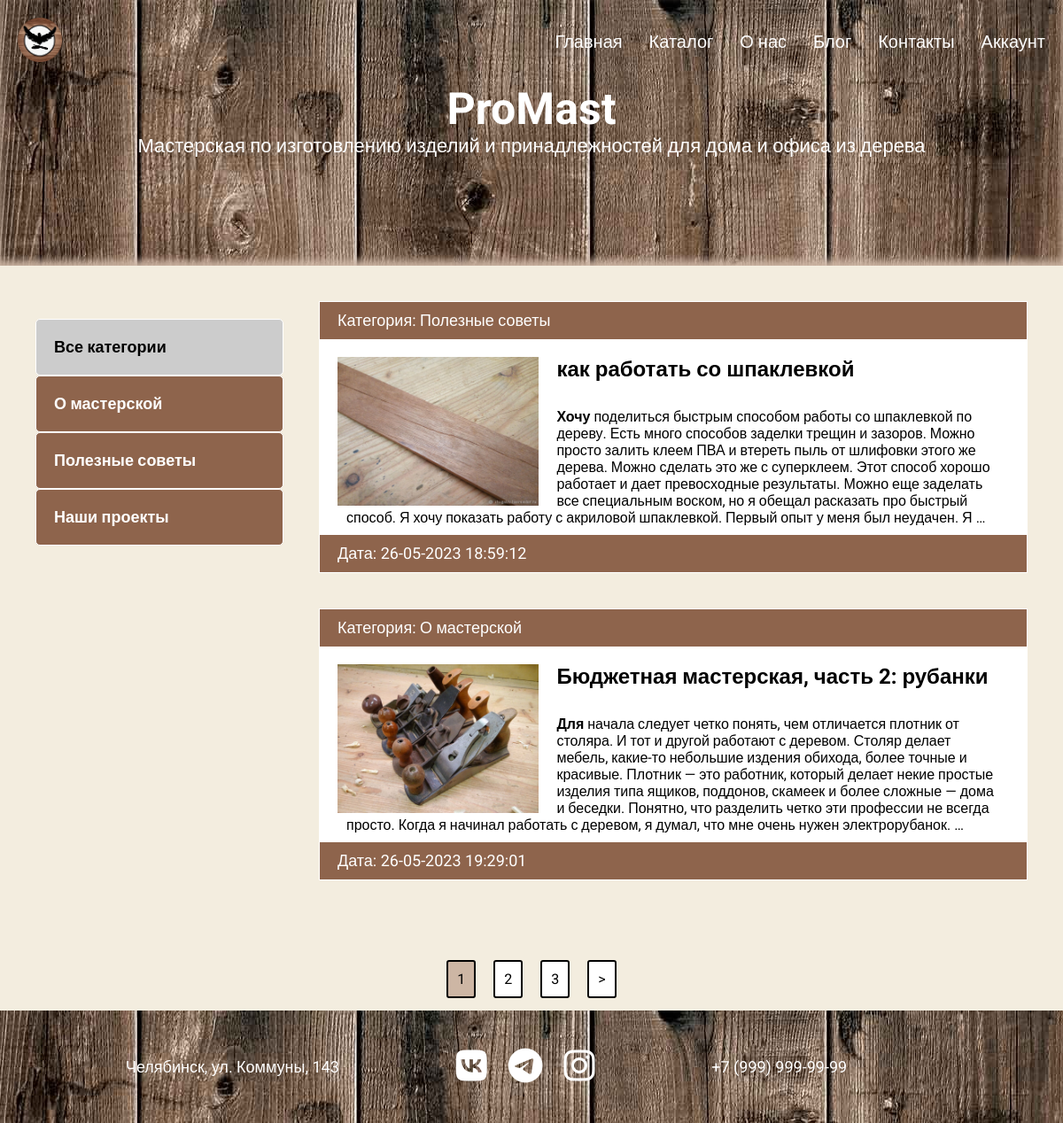
Screenshot of /blog/ with the database file from the repository.
### blog/models.py (models this page shows, shortened)
class Category(models.Model):
    name = models.CharField(max_length=255, verbose_name='Категория')
    slug = models.SlugField(max_length=255, unique=True, verbose_name='URL')
    def __str__(self):
        return self.name
    def get_absolute_url(self):
        return reverse('category', kwargs={'cat_slug': self.slug})
    class Meta:
        verbose_name = "Категорию"
        verbose_name_plural = "Категории"

class Blog(models.Model):
    title = models.CharField(max_length=255, verbose_name='Название')
    slug = models.SlugField(max_length=255, unique=True, verbose_name='URL')
    image = models.ImageField(upload_to='photos/%Y/%m/%d/', blank=True, verbose_name='Изображение')
    content = models.TextField(blank=True, verbose_name='Контент')
    time_created = models.DateTimeField(auto_now_add=True, verbose_name='Дата публикации')
    time_update = models.DateTimeField(auto_now=True, verbose_name='Дата обновления')
    is_published = models.BooleanField(default=True, verbose_name='Опубликовано')
    cat = models.ForeignKey('Category', on_delete=models.PROTECT, verbose_name='Категория')
    def get_absolute_url(self):
        return reverse('post', kwargs={'post_slug': self.slug})
    class Meta:
        verbose_name = "Новость"
        verbose_name_plural = "Новости"
        ordering = ['-time_created']

### blog/views.py (the view)
# urls.py: path('', BlogHome.as_view(), name='blog'),
class BlogHome(DataMixin, ListView):
    template_name = 'blog/blog.html'
    context_object_name = 'posts'
    def get_context_data(self, *, object_list=None, **kwargs):
        context = super().get_context_data(**kwargs)
        context['cat_selected'] = 0
        context['title'] = 'Главная страница'
        return context
    def get_queryset(self):
        return Blog.objects.filter(is_published=True).select_related('cat')

### blog/templatetags/blog_tags.py (called while the page is built)
@register.inclusion_tag('blog/list_categories.html')
def show_categories(sort=None, cat_selected=0):
    if not sort:
        cats = Category.objects.all()
    else:
        cats = Category.objects.order_by(sort)
    return {'cats': cats, 'cat_selected': cat_selected}

### blog/templates/blog/blog.html
{% extends 'portfolio/base.html' %}
{% load blog_tags %}
{% block content %}
<section class="blogs">
  <div class="container">
      <div class="content__blog">
          <div class="sidebar">
              <ul>
                  {% if cat_selected == 0 %}
                  <li class="selected">Все категории</li>
                  {% else %}
                  <li><a href="{% url 'blog' %}">Все категории</a></li>
                  {% endif %}
                  {% show_categories cat_selected=cat_selected %}
              </ul>
          </div>
          <div class="blogs_main">
              <ul>
                  {% for p in posts %}
                  <li>
                      <p class="first">Категория: {{ p.cat }}</p>
                      <div class="text_blog">
                          {% if p.image %}
                          <img src="{{ p.image.url }}" class="image_blog" alt="">
                          {% endif %}
                          <h2><a href="{{ p.get_absolute_url }}">{{ p.title }}</a></h2>
                          <p>{{ p.content|safe|truncatewords:70 }}</p>
                      </div>
                      <p class="date">Дата: {{ p.time_update|date:"d-m-Y H:i:s" }}</p>
                  </li>
                  {% endfor %}
              </ul>
          </div>
      </div>
  </div>
</section>
{% endblock %}

### blog/templates/blog/list_categories.html
{% for c in cats %}
  {% if c.pk == cat_selected %}
    <li class="selected">{{ c.name }}</li>
  {% else %}
    <li><a href="{{ c.get_absolute_url }}">{{ c.name }}</a></li>
  {% endif %}
{% endfor %}

### portfolio/static/css/style.css (style rules this page uses)
* { margin: 0; padding: 0; -webkit-box-sizing: border-box; box-sizing: border-box; }
body { height: 100%; font-family: 'Roboto', sans-serif; }
.container { max-width: 1200px; margin: 0px auto; }
.blogs { background: #F3EDDF; }
.content__blog { display: flex; padding: 40px; box-sizing: border-box; }
.sidebar ul, .first, .blogs_main ul { list-style: none; }
.sidebar ul li a { color: #fff; text-decoration: none; padding: 20px; }
.sidebar ul { width: 280px; margin-right: 40px; margin-top: 20px; }
.sidebar a { padding: 20px; display: block; border: 1px solid #fff; border-radius: 5px; background: #8E644C; font-size: 18px; font-weight: bold; }
.selected { font-size: 18px; padding: 20px; border: 1px solid #fff; border-radius: 5px; font-weight: bold; background: #ccc; }
.blogs_main { background: #F3EDDF; }
.blogs_main li { border: 1px solid #fff; margin-bottom: 40px; background: #fff; }
.first, .date { padding: 10px 20px; background: #8E644C; font-size: 18px; color: #fff; margin: 0; }
.image_blog { float: left; margin-right: 20px; max-width: 30%; }
.text_blog { padding: 20px 20px 0; }
.text_blog p { padding: 10px; }
.text_blog a { padding-left: 0; text-decoration: none; color: #000; }

### rows the page displays
Category: name "О мастерской"
Category: name "Полезные советы"
Category: name "Наши проекты"
Blog: cat "Полезные советы", image (picture), title "как работать со шпаклевкой", content "Хочу поделиться быстрым способом работы со шпаклевкой по дереву. Есть много способов заделки трещин и зазоров. Можно просто залить клеем ПВА и втереть пыль от шлифовки этого же дерева. Можно сделать это же с суперклеем. Этот способ хорошо работает и дает превосходные результаты. Можно еще заделать все специальным воском, но я обещал расказать про быстрый способ. Я хочу показать работу с акриловой шпаклевкой. Первый опыт у меня был неудачен. Я …", time_update "26-05-2023 18:59:12"
Blog: cat "О мастерской", image (picture), title "Бюджетная мастерская, часть 2: рубанки", content "Для начала следует четко понять, чем отличается плотник от столяра. И тот и другой работают с деревом. Столяр делает мебель, какие-то небольшие издения обихода, более точные и красивые. Плотник — это работник, который делает некие простые изделия типа ящиков, поддонов, скамеек и более сложные — дома и беседки. Понятно, что разделить четко эти профессии не всегда просто. Когда я начинал работать с деревом, я думал, что мне очень нужен электрорубанок. …", time_update "26-05-2023 19:29:01"

### other values shown
{{ p }} "1"
{{ p }} "2" "3"
